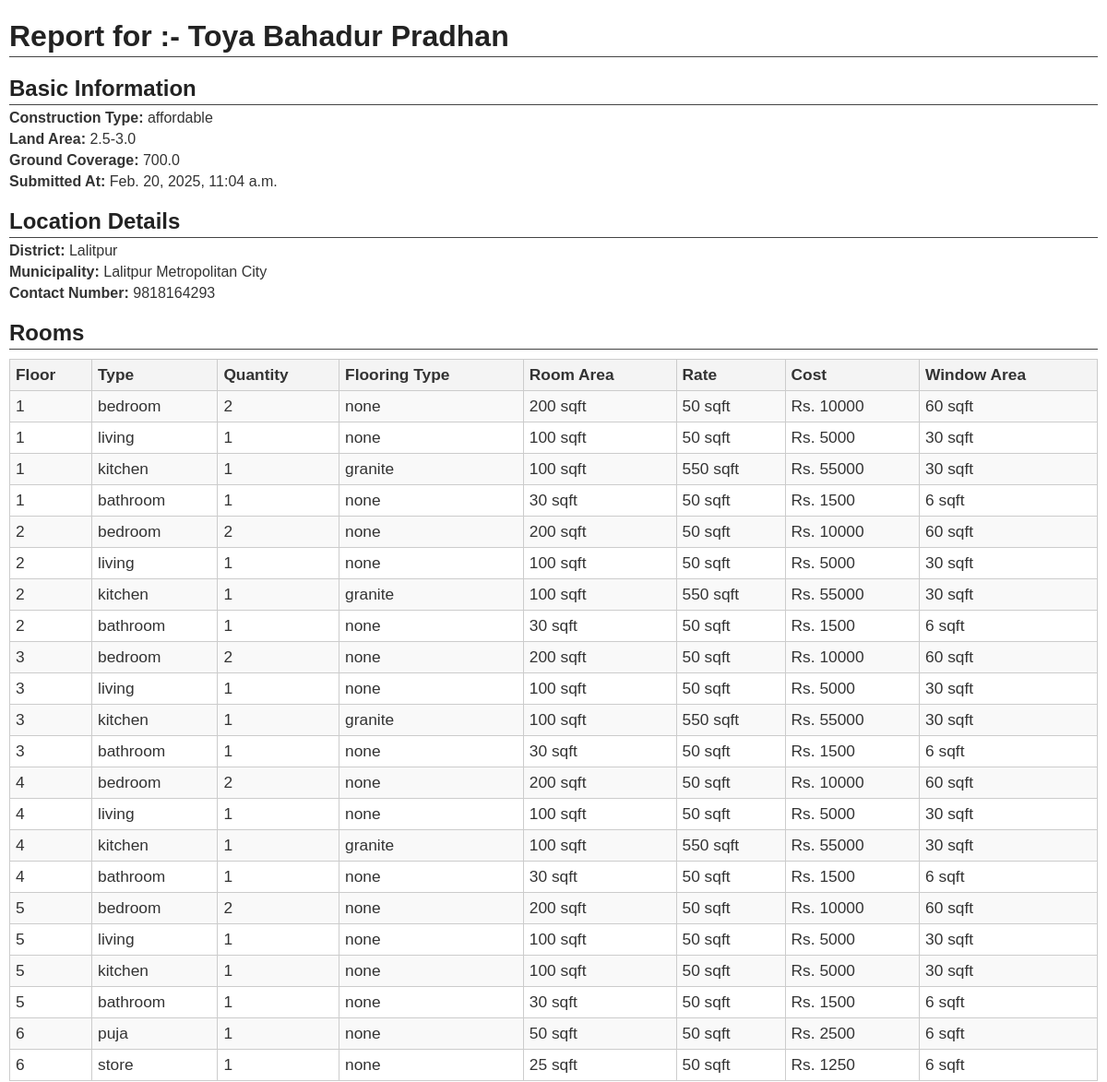
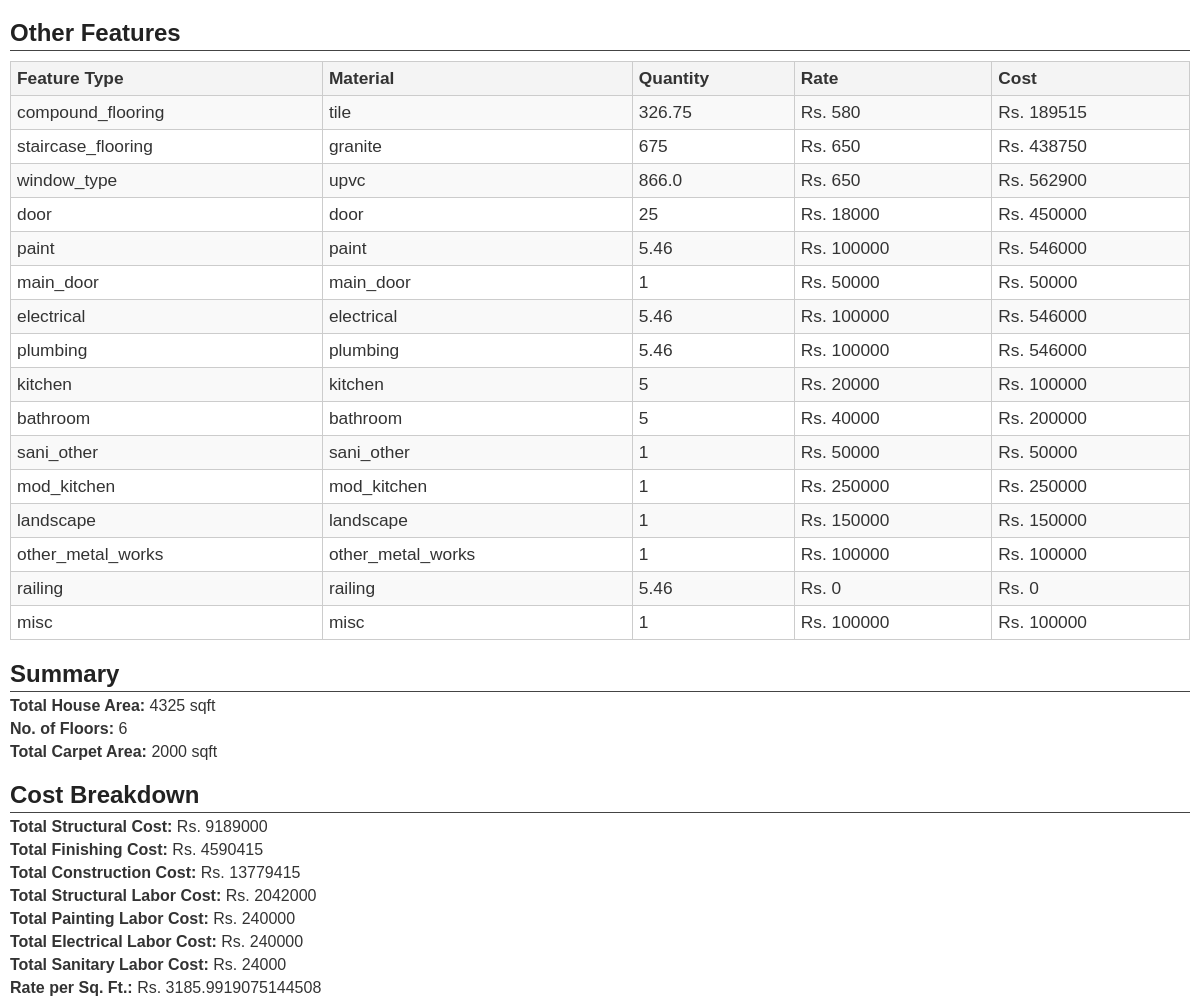
Screenshot of /report/1/ with the database file from the repository (2 pictures, top to bottom).
### ajira/models.py (models this page shows, shortened)
class Home(models.Model):
    STATUS_CHOICES = [
        ('affordable', 'Affordable Construction'),
        ('premium', 'Premium Construction'),
    ]
    LAND_AREA_CHOICES = [
        ('2.5-3.0', '2.5 to 3.0 aana'),
        ('3.0-3.5', '3.0 to 3.5 aana'),
        ('3.5-4.0', '3.5 to 4.0 aana'),
        ('4.0-4.5', '4.0 to 4.5 aana'),
        ('4.5-5.0', '4.5 to 5.0 aana'),
        ('> 5.0', 'Greater than 5 aana'),
    ]
    name = models.CharField(max_length=255,null=True, blank=True)
    land_area = models.CharField(max_length=20, choices=LAND_AREA_CHOICES)
    ground_coverage = models.FloatField(max_length=50)
    construction_standard = models.CharField(max_length=20, choices=STATUS_CHOICES)
    submitted_at = models.DateTimeField(auto_now_add=True)

class Location(models.Model):
    user_name = models.ForeignKey(Home, on_delete=models.CASCADE, related_name='locations')
    contact_number = models.CharField(max_length=13,unique=True, null=True, blank=True)
    district = models.ForeignKey(District, on_delete=models.CASCADE)
    municipality = models.ForeignKey(Municipality, on_delete=models.CASCADE)
    submitted_at = models.DateTimeField(auto_now_add=True)

class District(models.Model):
    name = models.CharField(max_length=100, unique=True)
    def __str__(self):
        return self.name

class Municipality(models.Model):
    district = models.ForeignKey(District, on_delete=models.CASCADE, related_name='municipalities')
    name = models.CharField(max_length=100)
    def __str__(self):
        return self.name

class Room(models.Model):
    FLOORING_CHOICES = [
        ('none', 'None'),
        ('tile', 'Tile'),
        ('granite', 'Granite'),
        ('parquet', 'Parquet'),
        ('sisou', 'Sisou'),
    ]
    ROOM_TYPES = [
        ('bedroom', 'Bedroom'),
        ('living', 'Living'),
        ('kitchen', 'Kitchen'),
        ('bathroom', 'Bathroom'),
        ('parking', 'Parking'),
        ('puja', 'Puja Room'),
        ('laundry', 'Laundry Room'),
        ('store', 'Store Room'),
    ]
    ROOM_AREAS = {
        'bedroom': 100,
        'living': 100,
        'kitchen': 100,
        'bathroom': 30,
        'parking': 120,
        'puja': 50,
        'laundry': 25,
        'store': 25
    }
    WINDOW_AREAS_DEFAULT = {
        'bedroom': 30,
        'living': 30,
        'kitchen': 30,
        'bathroom': 6,
        'parking': 0,
        'puja': 6,
        'laundry': 6,
        'store': 6
    }
    TOTAL_COST_DEFAULTS = {
        'affordable': {'tile': 280, 'granite': 550, 'parquet': 120, 'sisou': 350, 'none': 50},
        'premium': {'tile': 500, 'granite': 800, 'parquet': 300, 'sisou': 450, 'none': 100}
    }
    user_name = models.ForeignKey(Home, on_delete=models.CASCADE, related_name='room')
    floor = models.ForeignKey(Floor, on_delete=models.CASCADE, related_name='rooms')
    floor_numm = models.PositiveIntegerField(default=0)
    room_type = models.CharField(max_length=50, choices=ROOM_TYPES)
    quantity = models.PositiveIntegerField(default=0)
    flooring_type = models.CharField(max_length=50, choices=FLOORING_CHOICES, default='none')
    room_area = models.PositiveIntegerField(default=0)
    rate = models.PositiveIntegerField(default=0)
    cost = models.PositiveIntegerField(default=0)
    window_area =   models.PositiveIntegerField(default=0)

class Other(models.Model):
    MATERIAL_CHOICES = [
        ('stone', 'Stone'),
        ('block', 'Block'),
        ('tile', 'Tile'),
    ]
    STAIRCASE_FLOORING_CHOICES = [
        ('tile', 'Tile'),
        ('granite', 'Granite'),
        ('parquet', 'Parquet'),
        ('sisou', 'Sisou'),
    ]
    WINDOW_TYPES = [
        ('upvc', 'UPVC'),
        ('aluminum', 'Aluminum'),
        ('wood', 'Wood'),
    ]
    land_area_map = {
            '2.5-3.0': 3.0,
            '3.0-3.5': 3.5,
            '3.5-4.0': 4.0,
            '4.0-4.5': 4.5,
            '4.5-5.0': 5.0,
            '> 5.0': 20
        }
    COSTS_DEFAULTS = {
        'staircase_flooring':{
            'affordable': {
                'tile': 350,
                'granite': 650,
                'parquet': 400,
                'sisou': 700
            },
            'premium': {
                'tile': 500,
                'granite': 800,
                'parquet': 600,
                'sisou': 1400
            }
        },
        'compound_flooring': {
            'affordable': {
                'tile': 580, # INCUDING PCC
                'block': 350,
                'stone': 450
            },
            'premium': {
                'tile': 800,
                'block': 500,
                'stone': 600
            }
        },
        'window_type': {
            'affordable': {
                'upvc': 650,
                'aluminum': 600,
                'wood': 1500
            },
            'premium': {
                'upvc': 1200,
                'aluminum': 900,
                'wood': 2200
            }
        },
        'main_door': {
            'affordable': {
                'main_door': 50000
            },
            'premium': {
                'main_door': 200000,
            }
        },
        'door': {
            'affordable': {
                'door': 18000
            },
            'premium': {
                'door': 25000,
            }
        },
        'mod_kitchen': {
            'affordable': {
                'mod_kitchen': 250000
            },
            'premium': {
                'mod_kitchen': 600000,
            }
        },
        'landscape': {
            'affordable': {
                'landscape': 150000
            },
            'premium': {
                'landscape': 500000,
            }
        },
        'paint':{
            'affordable': {
                'paint': 100000,
            },
            'premium': {
                'paint': 250000,
            }
        },
        'electrical':{
            'affordable': {
                'electrical': 100000,
            },
            'premium': {
                'electrical': 250000,
            }
        },
        'plumbing':{
            'affordable': {
                'plumbing': 100000,
            },
            'premium': {
                'plumbing': 150000,
            }
        },
        'bathroom':{
            'affordable': {
                'bathroom': 40000,
            },
            'premium': {
                'bathroom': 120000,
            }
        },
        'kitchen':{
            'affordable': {
                'kitchen': 20000,
            },
            'premium': {
                'kitchen': 40000,
            }
        },
        'sani_other':{
            'affordable': {
                'sani_other': 50000,
            },
            'premium': {
                'sani_other': 200000,
            }
        },
        'railing':{
            'affordable': {
                'raling': 40000,
            },
            'premium': {
                'railing': 100000,
            }
        },
        'other_metal_works':{
            'affordable': {
                'other_metal_works': 100000,
            },
            'premium': {
                'other_metal_works': 200000,
            }
        },
        'misc':{
            'affordable': {
                'misc': 100000,
            },
            'premium': {
                'misc': 200000,
            }
        }
    }
    user_name = models.ForeignKey(Home, on_delete=models.CASCADE, related_name='other')
    phone_number= models.CharField(max_length=13)
    finish_type= models.CharField(max_length=50) # window_type, compound_flooring, staircase_flooring
    finish= models.CharField(max_length=50)  # alumium, upvc, etc.. tile stone etc
    qty= models.CharField(max_length=100)
    rate=models.PositiveIntegerField(default=0)
    cost=models.PositiveIntegerField(default=0)

class Summary(models.Model):
    WALLS_AREA = 150
    STAIRS_AREA = 200
    WALLS_AREA_SC_only = 50
    user_name = models.OneToOneField(Home, on_delete=models.CASCADE, related_name='summary')
    phone_number = models.CharField(max_length=13)
    total_house_area = models.PositiveIntegerField(default=0)
    no_of_floors = models.PositiveIntegerField(default=0)
    total_carpet_area = models.PositiveIntegerField(default=0)

### ajira/views.py (the view)
# urls.py: path('report/<int:user_id>/', report, name='report'),
def report(request, user_id):
    user_home = get_object_or_404(Home, id=user_id)
    location = Location.objects.filter(user_name=user_home).first()
    floors = Floor.objects.filter(user_name=user_home)
    rooms = Room.objects.filter(user_name=user_home)
    others = Other.objects.filter(user_name=user_home)
    summary = Summary.objects.filter(user_name=user_home).first()
    has_staircase = any(floor.staircase for floor in floors)
    WALLS_AREA = 150
    STAIRS_AREA = 200
    floor1_area = Room.objects.filter(user_name=user_home, floor_numm=1).aggregate(Sum('room_area'))['room_area__sum'] or 0
    floor1_area += WALLS_AREA + STAIRS_AREA
    total_str_cost = (floor1_area + summary.total_house_area) * 1800 if summary else 0
    total_room_cost = sum(room.cost for room in rooms) if rooms else 0
    total_other_cost = sum(other.cost for other in others) if others else 0
    total_cost = total_room_cost + total_other_cost
    no_of_floors = summary.no_of_floors if summary else 1
    total_str_lab_cost = (floor1_area + summary.total_house_area) * 400 if summary else 0
    total_paint_labor_cost = no_of_floors * 40000
    total_elec_labor_cost = no_of_floors * 40000
    number_of_bathrooms = Other.objects.filter(user_name=user_home, finish_type='bathroom').count()
    number_of_kitchen = Other.objects.filter(user_name=user_home, finish_type='kitchen').count()
    total_sani_labor_cost = number_of_bathrooms * 14000 + number_of_kitchen * 10000
    construction_standard = user_home.construction_standard
    rate_per_square_feet = (total_str_cost + total_cost) / summary.total_house_area if summary else 0
    context = {
        'user_home': user_home,
        'location': location,
        'floors': floors,
        'has_staircase': has_staircase,
        'rooms': rooms,
        'others': others,
        'summary': summary,
        'total_cost': total_cost,
        'current_year': datetime.datetime.now().year,
        'total_str_cost': total_str_cost,
        'total_const_cost': total_str_cost + total_cost,
        'total_str_lab_cost': total_str_lab_cost,
        'total_paint_labor_cost': total_paint_labor_cost,
        'total_elec_labor_cost': total_elec_labor_cost,
        'total_sani_labor_cost': total_sani_labor_cost,
        'construction_standard': construction_standard,
        'rate_per_square_feet': rate_per_square_feet
    }
    return render(request, 'report.html', context)

### templates/report.html (shortened to what this page needs)
<!DOCTYPE html>
<html lang="en">
<head>
</head>
<body>
    <h1>Report for :- {{ user_home.name }}</h1>
    <h2>Basic Information</h2>
    <p><strong>Construction Type:</strong> {{ user_home.construction_standard }}</p>
    <p><strong>Land Area:</strong> {{ user_home.land_area }}</p>
    <p><strong>Ground Coverage:</strong> {{ user_home.ground_coverage }}</p>
    <p><strong>Submitted At:</strong> {{ user_home.submitted_at }}</p>
    {% if location %}
    <h2>Location Details</h2>
    <p><strong>District:</strong> {{ location.district }}</p>
    <p><strong>Municipality:</strong> {{ location.municipality }}</p>
    <p><strong>Contact Number:</strong> {{ location.contact_number }}</p>
    {% endif %}
    <h2>Rooms</h2>
    <table>
        <tr>
            <th>Floor</th>
            <th>Type</th>
            <th>Quantity</th>
            <th>Flooring Type</th>
            <th>Room Area</th>
            <th>Rate</th>
            <th>Cost</th>
            <th>Window Area</th>
        </tr>
        {% for room in rooms %}
        <tr>
            <td>{{ room.floor_numm }}</td>
            <td>{{ room.room_type }}</td>
            <td>{{ room.quantity }}</td>
            <td>{{ room.flooring_type }}</td>
            <td>{{ room.room_area }} sqft</td>
            <td>{{ room.rate }} sqft</td>
            <td>Rs. {{ room.cost }}</td>
            <td>{{ room.window_area }} sqft</td>
        </tr>
        {% endfor %}
    </table>
    <h2>Other Features</h2>
    <table>
        <tr>
            <th>Feature Type</th>
            <th>Material</th>
            <th>Quantity</th>
            <th>Rate</th>
            <th>Cost</th>
        </tr>
        {% for other in others %}
        <tr>
            <td>{{ other.finish_type }}</td>
            <td>{{ other.finish }}</td>
            <td>{{ other.qty }}</td>
            <td>Rs. {{ other.rate }}</td>
            <td>Rs. {{ other.cost }}</td>
        </tr>
        {% endfor %}
    </table>
    {% if summary %}
    <h2>Summary</h2>
    <p><strong>Total House Area:</strong> {{ summary.total_house_area }} sqft</p>
    <p><strong>No. of Floors:</strong> {{ summary.no_of_floors }}</p>
    <p><strong>Total Carpet Area:</strong> {{ summary.total_carpet_area }} sqft</p>
    {% endif %}
    <h2>Cost Breakdown</h2>
    <p><strong>Total Structural Cost:</strong> Rs. {{ total_str_cost }}</p>
    <p><strong>Total Finishing Cost:</strong> Rs. {{ total_cost }}</p>
    <p><strong>Total Construction Cost:</strong> Rs. {{ total_const_cost }}</p>
    <p><strong>Total Structural Labor Cost:</strong> Rs. {{ total_str_lab_cost }}</p>
    <p><strong>Total Painting Labor Cost:</strong> Rs. {{ total_paint_labor_cost }}</p>
    <p><strong>Total Electrical Labor Cost:</strong> Rs. {{ total_elec_labor_cost }}</p>
    <p><strong>Total Sanitary Labor Cost:</strong> Rs. {{ total_sani_labor_cost }}</p>
    <p><strong>Rate per Sq. Ft.:</strong> Rs. {{ rate_per_square_feet }}</p>
</body>
</html>

### templates/report.html (style rules this page uses)
body { font-family: Arial, sans-serif; margin: 10px; color: #333; background-color: #fff; font-size: 12pt; }
h1, h2 { color: #222; border-bottom: 1px solid #444; padding-bottom: 3px; margin-bottom: 5px; }
table { width: 100%; border-collapse: collapse; margin: 10px 0; font-size: 13pt; }
th, td { border: 1px solid #ccc; padding: 6px; text-align: left; }
th { background-color: #f4f4f4; }
tr:nth-child(even) { background-color: #f9f9f9; }
p { margin: 5px 0; }

### rows the page displays
Home: name "Toya Bahadur Pradhan", construction_standard "affordable", land_area "2.5-3.0", ground_coverage "700.0", submitted_at "Feb. 20, 2025, 11:04 a.m."
Location: district "Lalitpur", municipality "Lalitpur Metropolitan City", contact_number "9818164293"
Room: floor_numm "1", room_type "bedroom", quantity "2", flooring_type "none", room_area "200", rate "50", cost "10000", window_area "60"
Room: floor_numm "1", room_type "living", quantity "1", flooring_type "none", room_area "100", rate "50", cost "5000", window_area "30"
Room: floor_numm "1", room_type "kitchen", quantity "1", flooring_type "granite", room_area "100", rate "550", cost "55000", window_area "30"
Room: floor_numm "1", room_type "bathroom", quantity "1", flooring_type "none", room_area "30", rate "50", cost "1500", window_area "6"
Room: floor_numm "2", room_type "bedroom", quantity "2", flooring_type "none", room_area "200", rate "50", cost "10000", window_area "60"
Room: floor_numm "2", room_type "living", quantity "1", flooring_type "none", room_area "100", rate "50", cost "5000", window_area "30"
Room: floor_numm "2", room_type "kitchen", quantity "1", flooring_type "granite", room_area "100", rate "550", cost "55000", window_area "30"
Room: floor_numm "2", room_type "bathroom", quantity "1", flooring_type "none", room_area "30", rate "50", cost "1500", window_area "6"
Room: floor_numm "3", room_type "bedroom", quantity "2", flooring_type "none", room_area "200", rate "50", cost "10000", window_area "60"
Room: floor_numm "3", room_type "living", quantity "1", flooring_type "none", room_area "100", rate "50", cost "5000", window_area "30"
Room: floor_numm "3", room_type "kitchen", quantity "1", flooring_type "granite", room_area "100", rate "550", cost "55000", window_area "30"
Room: floor_numm "3", room_type "bathroom", quantity "1", flooring_type "none", room_area "30", rate "50", cost "1500", window_area "6"
Room: floor_numm "4", room_type "bedroom", quantity "2", flooring_type "none", room_area "200", rate "50", cost "10000", window_area "60"
Room: floor_numm "4", room_type "living", quantity "1", flooring_type "none", room_area "100", rate "50", cost "5000", window_area "30"
Room: floor_numm "4", room_type "kitchen", quantity "1", flooring_type "granite", room_area "100", rate "550", cost "55000", window_area "30"
Room: floor_numm "4", room_type "bathroom", quantity "1", flooring_type "none", room_area "30", rate "50", cost "1500", window_area "6"
Room: floor_numm "5", room_type "bedroom", quantity "2", flooring_type "none", room_area "200", rate "50", cost "10000", window_area "60"
Room: floor_numm "5", room_type "living", quantity "1", flooring_type "none", room_area "100", rate "50", cost "5000", window_area "30"
Room: floor_numm "5", room_type "kitchen", quantity "1", flooring_type "none", room_area "100", rate "50", cost "5000", window_area "30"
Room: floor_numm "5", room_type "bathroom", quantity "1", flooring_type "none", room_area "30", rate "50", cost "1500", window_area "6"
Room: floor_numm "6", room_type "puja", quantity "1", flooring_type "none", room_area "50", rate "50", cost "2500", window_area "6"
Room: floor_numm "6", room_type "store", quantity "1", flooring_type "none", room_area "25", rate "50", cost "1250", window_area "6"
Other: finish_type "compound_flooring", finish "tile", qty "326.75", rate "580", cost "189515"
Other: finish_type "staircase_flooring", finish "granite", qty "675", rate "650", cost "438750"
Other: finish_type "window_type", finish "upvc", qty "866.0", rate "650", cost "562900"
Other: finish_type "door", finish "door", qty "25", rate "18000", cost "450000"
Other: finish_type "paint", finish "paint", qty "5.46", rate "100000", cost "546000"
Other: finish_type "main_door", finish "main_door", qty "1", rate "50000", cost "50000"
Other: finish_type "electrical", finish "electrical", qty "5.46", rate "100000", cost "546000"
Other: finish_type "plumbing", finish "plumbing", qty "5.46", rate "100000", cost "546000"
Other: finish_type "kitchen", finish "kitchen", qty "5", rate "20000", cost "100000"
Other: finish_type "bathroom", finish "bathroom", qty "5", rate "40000", cost "200000"
Other: finish_type "sani_other", finish "sani_other", qty "1", rate "50000", cost "50000"
Other: finish_type "mod_kitchen", finish "mod_kitchen", qty "1", rate "250000", cost "250000"
Other: finish_type "landscape", finish "landscape", qty "1", rate "150000", cost "150000"
Other: finish_type "other_metal_works", finish "other_metal_works", qty "1", rate "100000", cost "100000"
Other: finish_type "railing", finish "railing", qty "5.46", rate "0", cost "0"
Other: finish_type "misc", finish "misc", qty "1", rate "100000", cost "100000"
Summary: total_house_area "4325", no_of_floors "6", total_carpet_area "2000"

### other values shown
{{ total_str_cost }} "9189000"
{{ total_cost }} "4590415"
{{ total_const_cost }} "13779415"
{{ total_str_lab_cost }} "2042000"
{{ total_paint_labor_cost }} "240000"
{{ total_elec_labor_cost }} "240000"
{{ total_sani_labor_cost }} "24000"
{{ rate_per_square_feet }} "3185.9919075144508"
